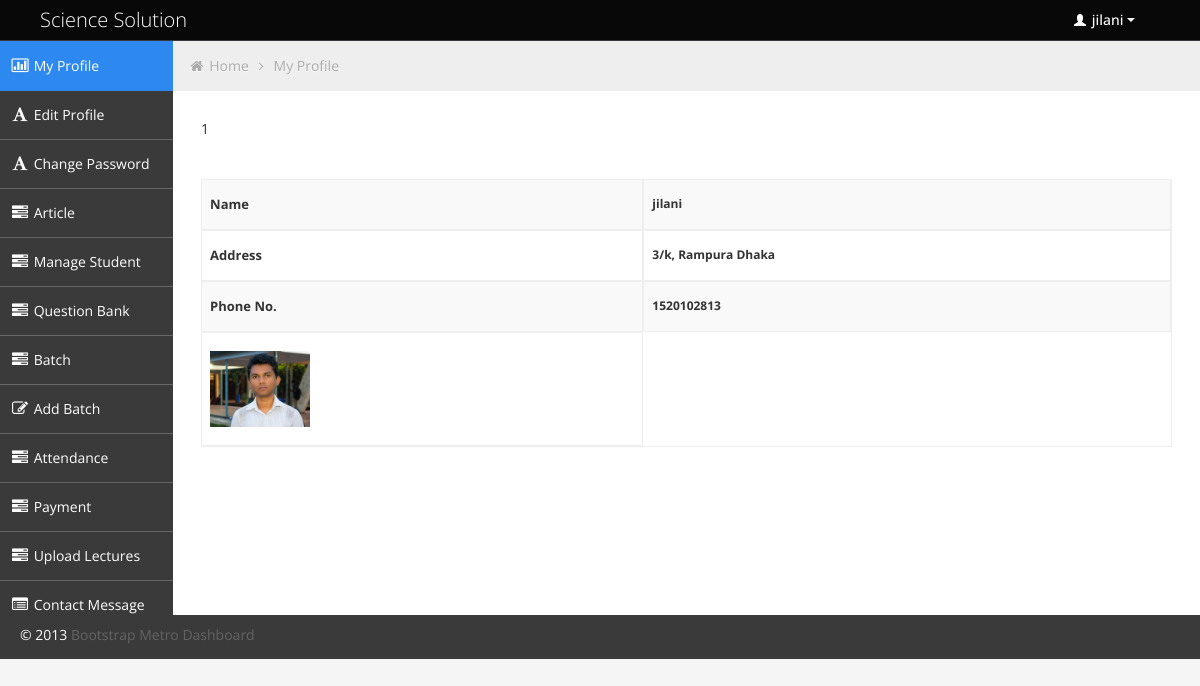
Page /admin/admin_master.php (signed in) on the committed database.
### tables this page shows
CREATE TABLE IF NOT EXISTS `tbl_user` (
`user_id` int(10) NOT NULL,
  `name` varchar(30) NOT NULL,
  `date_of_birth` date NOT NULL,
  `class` int(3) NOT NULL,
  `address` varchar(50) NOT NULL,
  `phone_number` int(12) NOT NULL,
  `user_type` varchar(30) NOT NULL,
  `email` varchar(40) NOT NULL,
  `batch_id` int(10) NOT NULL,
  `user_image` text NOT NULL,
  `password` varchar(100) NOT NULL,
  `deletion_status` tinyint(2) NOT NULL DEFAULT '0',
  `approval_status` tinyint(2) NOT NULL DEFAULT '0'
);

### application.php (called while the page is built, shortened)
<?php
class Application {
    public function __construct() {
        $host_name = 'localhost';
        $user_name = 'root';
        $password = '';
        $db_name = 'sciencesolution';
        $con = mysqli_connect($host_name, $user_name, $password);
        if ($con) {
            $db_select = mysqli_select_db($con, $db_name);
            if ($db_select) {
                return $con;
            } else {
                die('Database not selected' . mysqli_error($con));
            }
        } else {
            die('Database server connection fail' . mysqli_error($con));
        }
    }
    public function search_user_by_id($user_id){
        $con = $this->__construct();
        $sql = "SELECT * From tbl_user WHERE user_id=$user_id  ";
        if (mysqli_query($con, $sql)) {
            $query_result = mysqli_query($con, $sql);
            return $query_result;
        } else {
            die('Query problem' . mysqli_error($con));
        }
    }
}

### admin/pages/home_content.php (the view)
<ul class="breadcrumb">
    <li>
        <i class="icon-home"></i>
        <a href="../index.php">Home</a>
        <i class="icon-angle-right"></i>
    </li>
    <li><a href="#">My Profile</a></li>
</ul>
<?php
  $user_id = $_SESSION['user_id'];
echo $user_id;
$query_res = $obj_app->search_user_by_id($user_id);
$search_info_by_id = mysqli_fetch_assoc($query_res);
?>
<br/>
<br/>
<br/>
<table class="table table-striped table-bordered bootstrap-datatable datatable" width='400' border='1' >
    <tr>
        <td > <h5>Name</h5></td> <td class="center"> <h6><?php echo $search_info_by_id['name']; ?></h6></td> </tr>
    <tr> <td><h5>Address</h5></td><td class="center"><h6><?php echo $search_info_by_id['address']; ?></h6></td></tr>
    <tr> <td><h5>Phone No.</h5></td><td class="center"><h6><?php echo $search_info_by_id['phone_number']; ?> </h6></tr>
    <tr> <td><h5> <img src="../<?php echo $search_info_by_id['user_image']; ?>" width="100" height="100"> </h5></td></tr>
</table>
<br/>
<br/>
<br/>
<br/>
<br/>
<br/>

### admin/css/style.css (style rules this page uses)
body { background: #F5F5F5; color: #333; border: none; font-family: 'Open Sans', sans-serif; font-weight: 400; }
a { color: #646464; }
h5 { font-size: 13px; line-height: 13px; }
h6 { font-size: 12px; line-height: 12px; }
.breadcrumb { margin: -28px -28px 28px -28px; line-height: 34px; background: #eee; border: 0px; color: #aaa; -webkit-box-shadow: none; -moz-box-shadow: none; box-shadow: none; -webkit-border-radius: 0px; -moz-border-radius: 0px; border-radius: 0px; }
.breadcrumb a { color: #aaa; text-shadow: 0px 1px 1px #fff; }
.table th, .table td { border-top: 1px solid #eee; }
.table-bordered { border-color: #eee; -webkit-border-radius: 0px !important; -moz-border-radius: 0px !important; border-radius: 0px !important; }
.table-bordered th, .table-bordered td { border-left: 1px solid #eee; }
.table-bordered thead:first-child tr:first-child > th:first-child, .table-bordered tbody:first-child tr:first-child > td:first-child, .table-bordered tbody:first-child tr:first-child > th:first-child { -webkit-border-radius: 0px !important; -moz-border-radius: 0px !important; border-radius: 0px !important; }
.table-bordered thead:first-child tr:first-child > th:last-child, .table-bordered tbody:first-child tr:first-child > td:last-child, .table-bordered tbody:first-child tr:first-child > th:last-child { -webkit-border-radius: 0px !important; -moz-border-radius: 0px !important; border-radius: 0px !important; }
.table-bordered thead:last-child tr:last-child > th:first-child, .table-bordered tbody:last-child tr:last-child > td:first-child, .table-bordered tbody:last-child tr:last-child > th:first-child, .table-bordered tfoot:last-child tr:last-child > td:first-child, .table-bordered tfoot:last-child tr:last-child > th:first-child { -webkit-border-radius: 0px !important; -moz-border-radius: 0px !important; border-radius: 0px !important; }
.table-bordered thead:last-child tr:last-child > th:last-child, .table-bordered tbody:last-child tr:last-child > td:last-child, .table-bordered tbody:last-child tr:last-child > th:last-child, .table-bordered tfoot:last-child tr:last-child > td:last-child, .table-bordered tfoot:last-child tr:last-child > th:last-child { -webkit-border-radius: 0px !important; -moz-border-radius: 0px !important; border-radius: 0px !important; }

### admin/css/halflings.css (style rules this page uses)
html, html .halflings { -webkit-font-smoothing: antialiased !important; }

### rows in the picture
tbl_user: name "jilani", address "3/k, Rampura Dhaka", phone_number "1520102813", user_image (picture)

### other values in the picture
$_SESSION['name'] "jilani"
$user_id "1"
